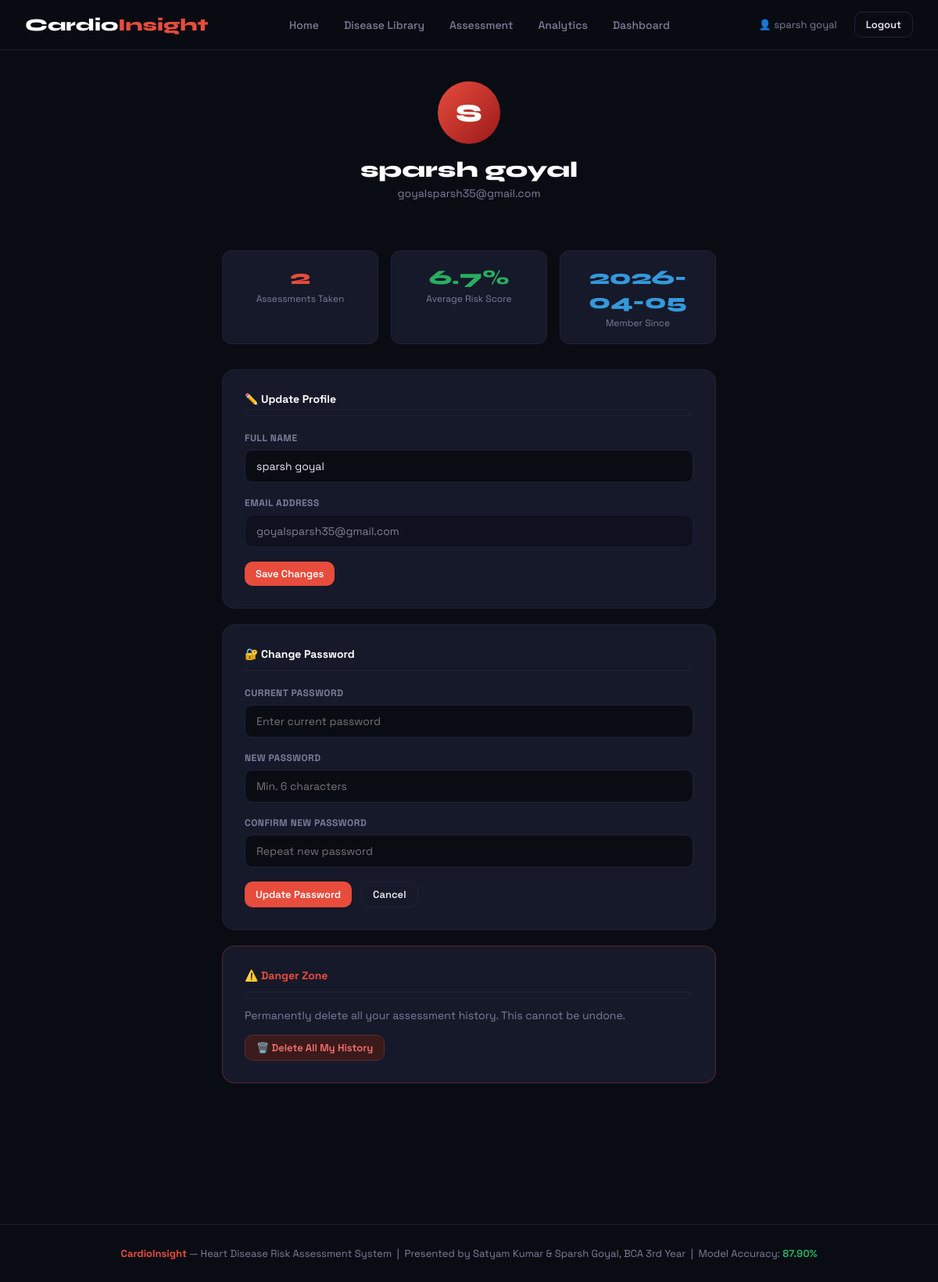
Screenshot of /profile (signed in) with the database file from the repository.
### tables this page shows
CREATE TABLE users (
        id         INTEGER PRIMARY KEY AUTOINCREMENT,
        name       TEXT NOT NULL,
        email      TEXT UNIQUE NOT NULL,
        password   TEXT NOT NULL,
        created_at TEXT DEFAULT CURRENT_TIMESTAMP
    );

### app.py (the view)
@app.route('/profile')
@login_required
def profile():
    user    = get_user_by_id(session['user_id'])
    rstats  = get_user_risk_stats(session['user_id'])
    return render_template('profile.html',
        user=user,
        total_assessments=rstats['total'],
        avg_risk=rstats['avg_risk']
    )

### app.py (called while the page is built)
def login_required(f):
    from functools import wraps
    @wraps(f)
    def decorated(*args, **kwargs):
        if 'user_id' not in session:
            flash('Please login to continue.', 'info')
            return redirect(url_for('login'))
        return f(*args, **kwargs)
    return decorated

### database.py (called while the page is built)
def get_db():
    conn = sqlite3.connect(DB_PATH)
    conn.row_factory = sqlite3.Row
    return conn

def get_user_by_id(user_id):
    conn = get_db()
    user = conn.execute('SELECT * FROM users WHERE id=?', (user_id,)).fetchone()
    conn.close()
    return dict(user) if user else None

def get_user_risk_stats(user_id):
    conn = get_db()
    total = conn.execute('SELECT COUNT(*) FROM assessments WHERE user_id=?', (user_id,)).fetchone()[0]
    avg   = conn.execute('SELECT AVG(risk_score) FROM assessments WHERE user_id=?', (user_id,)).fetchone()[0]
    conn.close()
    return {'total': total, 'avg_risk': round(avg or 0, 1) if avg else None}

### templates/profile.html (shortened to what this page needs)
{% extends "base.html" %}
{% block content %}
<div class="profile-wrap">
  <div class="page-header" style="padding-top:0">
    <div class="avatar">{{ user.name[0].upper() }}</div>
    <div class="profile-name">{{ user.name }}</div>
    <div class="profile-email">{{ user.email }}</div>
  </div>
  <div class="stats-mini">
    <div class="stat-mini">
      <div class="val" style="color:var(--red)">{{ total_assessments }}</div>
      <div class="lbl">Assessments Taken</div>
    </div>
    <div class="stat-mini">
      <div class="val" style="color:{% if avg_risk >= 65 %}var(--red){% elif avg_risk >= 35 %}var(--orange){% else %}var(--green){% endif %}">
        {% if avg_risk %}{{ avg_risk }}%{% else %}N/A{% endif %}
      </div>
      <div class="lbl">Average Risk Score</div>
    </div>
    <div class="stat-mini">
      <div class="val" style="color:var(--blue)">
        {{ user.created_at[:10] if user.created_at else 'N/A' }}
      </div>
      <div class="lbl">Member Since</div>
    </div>
  </div>
  <div class="form-section">
    <div class="section-title">✏️ Update Profile</div>
    <form method="POST" action="/profile/update-name">
      <div class="form-group">
        <label>Full Name</label>
        <input type="text" name="name" class="form-control" value="{{ user.name }}" required>
      </div>
      <div class="form-group">
        <label>Email Address</label>
        <input type="email" class="form-control" value="{{ user.email }}" disabled
               style="opacity:.5;cursor:not-allowed">
      </div>
      <button type="submit" class="btn btn-red btn-sm">Save Changes</button>
    </form>
  </div>
  <div class="form-section">
    <div class="section-title">🔐 Change Password</div>
    <form method="POST" action="/profile/change-password">
      <div class="form-group">
        <label>Current Password</label>
        <input type="password" name="current_password" class="form-control" placeholder="Enter current password" required>
      </div>
      <div class="form-group">
        <label>New Password</label>
        <input type="password" name="new_password" class="form-control" placeholder="Min. 6 characters" required>
      </div>
      <div class="form-group">
        <label>Confirm New Password</label>
        <input type="password" name="confirm_password" class="form-control" placeholder="Repeat new password" required>
      </div>
      <div class="btn-row">
        <button type="submit" class="btn btn-red btn-sm">Update Password</button>
        <a href="/dashboard" class="btn btn-outline btn-sm">Cancel</a>
      </div>
    </form>
  </div>
  <div class="form-section" style="border-color:rgba(231,76,60,.3)">
    <div class="section-title" style="color:var(--red)">⚠️ Danger Zone</div>
    <p style="font-size:14px;color:var(--muted);margin-bottom:16px">
      Permanently delete all your assessment history. This cannot be undone.
    </p>
    <form method="POST" action="/profile/clear-history"
          onsubmit="return confirm('Are you sure? This will delete ALL your assessment history permanently.')">
      <button type="submit" class="btn btn-sm" style="background:#3a1a1a;color:#f87171;border:1px solid #5a2d2d">
        🗑️ Delete All My History
      </button>
    </form>
  </div>
</div>
{% endblock %}

### templates/base.html (shortened to what this page needs)
<!DOCTYPE html>
<html lang="en">
<head>
</head>
<body>
<nav>
  <a href="/" class="nav-brand">Cardio<span>Insight</span></a>
  <div class="nav-links">
    <a href="/" {% if request.endpoint=='index' %}class="active"{% endif %}>Home</a>
    <a href="/library" {% if request.endpoint=='library' %}class="active"{% endif %}>Disease Library</a>
    {% if session.user_id %}
    <a href="/assessment" {% if request.endpoint=='assessment' %}class="active"{% endif %}>Assessment</a>
    <a href="/analytics" {% if request.endpoint=='analytics' %}class="active"{% endif %}>Analytics</a>
    <a href="/dashboard" {% if request.endpoint=='dashboard' %}class="active"{% endif %}>Dashboard</a>
    {% endif %}
  </div>
  <div class="nav-user">
    {% if session.user_id %}
      <a href="/profile" style="display:flex;align-items:center;gap:6px;padding:6px 10px;border-radius:8px;color:var(--muted);font-size:13px;transition:.2s" onmouseover="this.style.color='white'" onmouseout="this.style.color=''">👤 {{ session.user_name }}</a>
      <a href="/logout" class="btn btn-outline btn-sm">Logout</a>
    {% else %}
      <a href="/login" class="btn btn-outline btn-sm">Login</a>
      <a href="/register" class="btn btn-red btn-sm">Register</a>
    {% endif %}
  </div>
</nav>
{% block content %}{% endblock %}
<footer>
  <b>CardioInsight</b> — Heart Disease Risk Assessment System &nbsp;|&nbsp;
  Presented by Satyam Kumar &amp; Sparsh Goyal, BCA 3rd Year &nbsp;|&nbsp;
  Model Accuracy: <b style="color:var(--green)">87.90%</b>
</footer>
</body>
</html>

### templates/base.html (style rules this page uses)
:root { --bg:#0a0c14;--surface:#111422;--card:#161929;--border:#1e2235; --red:#e74c3c;--red2:#c0392b;--orange:#f39c12;--green:#27ae60; --blue:#3498db;--purple:#9b59b6; --text:#e8eaf0;--muted:#7a7f9a;--white:#ffffff; --radius:14px;--shadow:0 8px 32px rgba(0,0,0,.4); }
* { box-sizing:border-box;margin:0;padding:0 }
body { font-family:'Space Grotesk',sans-serif;background:var(--bg);color:var(--text);min-height:100vh }
a { color:inherit;text-decoration:none }
nav { position:sticky;top:0;z-index:100; background:rgba(10,12,20,.92);backdrop-filter:blur(12px); border-bottom:1px solid var(--border); display:flex;align-items:center;justify-content:space-between; padding:0 32px;height:64px; }
.nav-brand { font-family:'Syne',sans-serif;font-size:22px;font-weight:800;color:var(--white) }
.nav-brand span { color:var(--red) }
.nav-links { display:flex;gap:4px;align-items:center }
.nav-links a { padding:8px 14px;border-radius:8px;font-size:14px;font-weight:500;color:var(--muted);transition:.2s }
.nav-user { display:flex;align-items:center;gap:12px }
.btn { display:inline-flex;align-items:center;gap:8px;padding:10px 20px;border-radius:10px;font-family:inherit;font-size:14px;font-weight:600;border:none;cursor:pointer;transition:.2s;text-decoration:none }
.btn-red { background:var(--red);color:#fff }
.btn-outline { background:transparent;color:var(--text);border:1px solid var(--border) }
.btn-sm { padding:7px 14px;font-size:13px }
.page-header { padding:48px 0 32px;text-align:center }
footer { margin-top:80px;border-top:1px solid var(--border);padding:28px;text-align:center;color:var(--muted);font-size:13px }
footer b { color:var(--red) }

### templates/profile.html (style rules this page uses)
.profile-wrap { max-width:680px;margin:0 auto;padding:40px 24px 80px }
.avatar { width:80px;height:80px;border-radius:50%; background:linear-gradient(135deg,var(--red),#9b1a1a); display:flex;align-items:center;justify-content:center; font-size:32px;font-weight:800;color:#fff; font-family:'Syne',sans-serif;margin:0 auto 16px; }
.profile-name { font-family:'Syne',sans-serif;font-size:28px;font-weight:800;color:var(--white);text-align:center }
.profile-email { color:var(--muted);font-size:14px;text-align:center;margin-top:4px;margin-bottom:32px }
.stats-mini { display:grid;grid-template-columns:repeat(3,1fr);gap:16px;margin-bottom:32px }
.stat-mini { background:var(--card);border:1px solid var(--border);border-radius:12px;padding:18px;text-align:center }
.stat-mini .val { font-family:'Syne',sans-serif;font-size:26px;font-weight:800;color:var(--white) }
.stat-mini .lbl { margin-top:4px;font-size:12px;color:var(--muted) }
.form-section { background:var(--card);border:1px solid var(--border);border-radius:16px;padding:28px;margin-bottom:20px }
.section-title { font-size:14px;font-weight:700;color:var(--white);margin-bottom:20px;padding-bottom:12px;border-bottom:1px solid var(--border) }
.form-group { margin-bottom:18px }
.form-group label { display:block;font-size:12px;font-weight:700;text-transform:uppercase;letter-spacing:.5px;color:var(--muted);margin-bottom:7px }
.form-control { width:100%;padding:11px 14px;background:var(--bg);border:1px solid var(--border);border-radius:10px;color:var(--text);font-family:inherit;font-size:14px;transition:.2s }
.btn-row { display:flex;gap:12px }

### rows the page displays
users: user_name "sparsh goyal", name "S", name "sparsh goyal", email "goyalsparsh35@gmail.com", created_at "2026-04-05"

### other values shown
{{ total_assessments }} "2"
{{ avg_risk }} "6.7"
